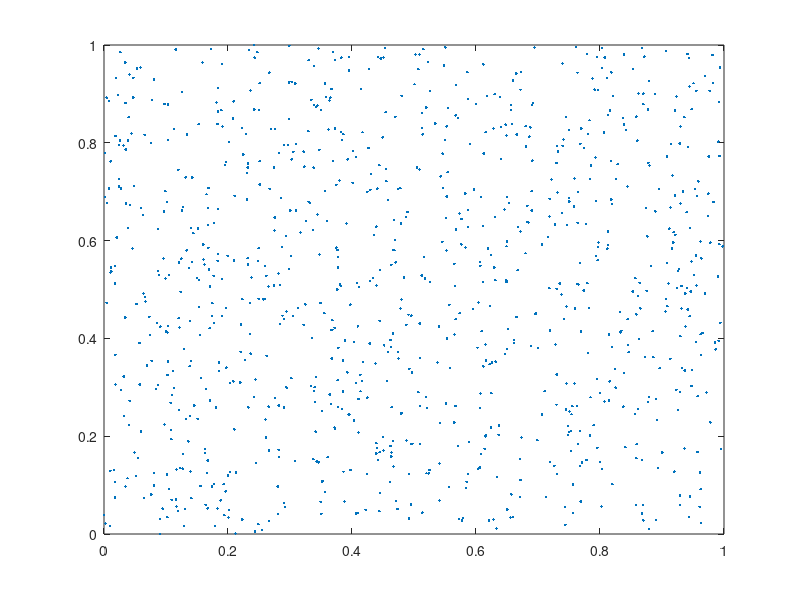

This figure's MATLAB source:
% Generate 1000 random numbers as our dataset
X = rand(1000, 2);
a = figure;
plot(X(:, 1), X(:, 2), '.');

% a = figure;
% Number of clusters
K = 3;

d = 1;

% Initialize centroids
random_points = randperm(size(X, 1));
centroids = X(random_points(1:K), :); % Initial centroids

display(size(centroids));

% Assign points to the centroids untile the centroids don't change
while d > 0

  assigned_points = zeros(1000, 1);

  for i=1:1000
    best_k = 1;
    min_dist = 100000;
    for j=1:K
        dist = sqrt(sum((X(i, :) - centroids(j, :)) .^ 2));
        if(dist < min_dist)
        % If the points should belong to the current cluster.
          min_dist = dist;
          best_k = j;
        end
    end
    assigned_points(i) = best_k; % Update the points that are in cluster i.
  end
  
  
  % Recompute the centroids
  new_centroids = zeros(K, 2);
  
  for i=1:K
    points_in_cluster = X(assigned_points==i, :);
%     display(xi);
    num_of_points_in_cluster = size(points_in_cluster,1);
    new_centroids(i, :) = (1/num_of_points_in_cluster) * [sum(points_in_cluster(:,1)) sum(points_in_cluster(:,2))];
  end

%   display(new_centroids);
% Break if the centroids are the same.
  if centroids == new_centroids
      break;
  end
  
  % Update the centroids.
  centroids = new_centroids;
  display(centroids);

end
